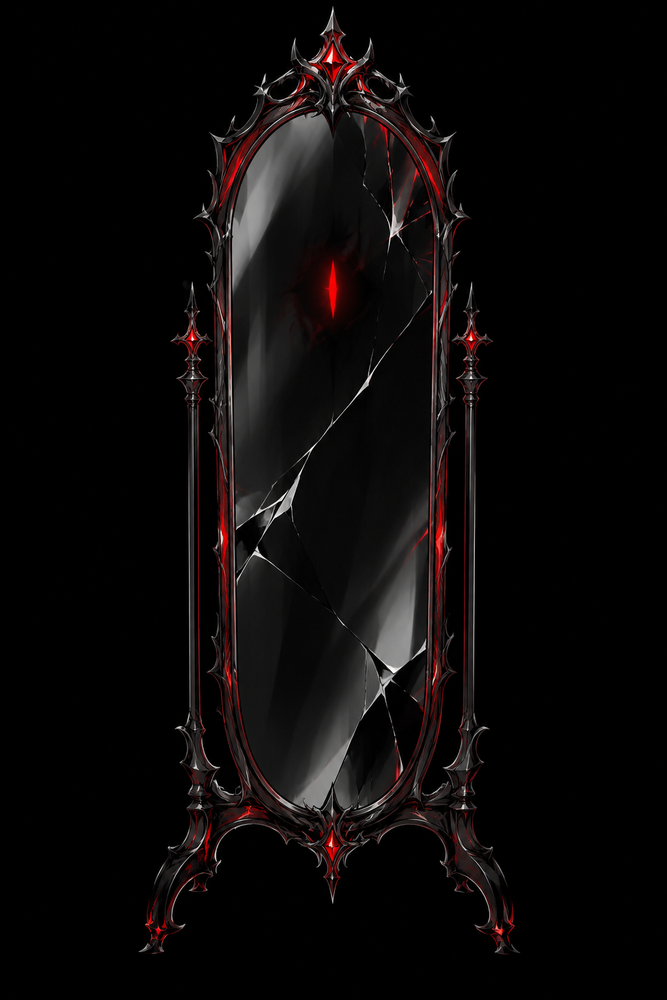
#> input picture art/obj/mirror_raw.png, 667 x 1000 px, shrunk from 1024 x 1536 before the run
$ python hue_lock.py ../art/obj/mirror_raw.png
#> lines starting #> are read from the running program, lines starting #| are printed output that depends on the picture
# -*- coding: utf-8 -*-
"""色相锁定：把彩色像素的色相吸附到允许的三个色相（0° / 89.4° / 196.2°），
保留原亮度与饱和度，不做去色。用于战斗大图（贴图不是纯色块，force_palette 会把它去色）。

用法：
    python tools/hue_lock.py <文件...> [--sat-min 0.18] [--dry]
"""
import sys
import colorsys
import numpy as np
from PIL import Image

ALLOWED = [0.0, 89.4 / 360.0, 196.2 / 360.0]
SAT_MIN = 0.04
CHROMA_MIN = 10


def nearest_hue(h):
    best, bd = ALLOWED[0], 9
    for a in ALLOWED:
        d = abs(h - a)
        d = min(d, 1 - d)
        if d < bd:
            bd, best = d, a
    return best


def run(path, dry=False):
#> called with path = '../art/obj/mirror_raw.png', dry = False
    im = Image.open(path).convert('RGBA')
    a = np.array(im).astype(np.float32) / 255.0
    rgb, alpha = a[:, :, :3], a[:, :, 3]
#> alpha: shape (1000, 667) float32; every value is 1
    mx = rgb.max(axis=2)
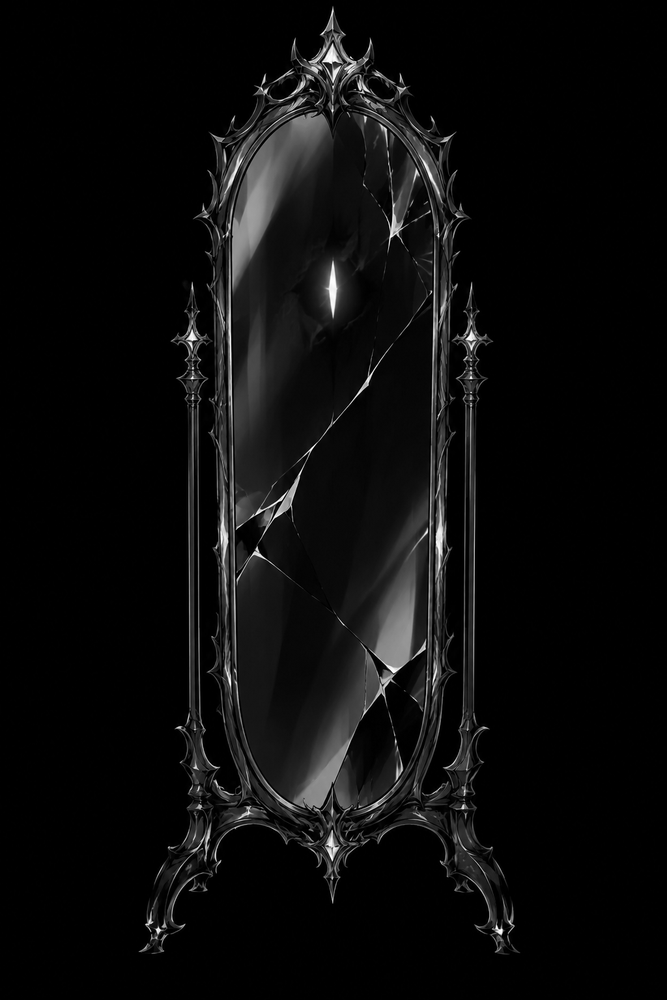
#> mx: shape (1000, 667) float32; min 0, max 1, mean 0.0463
    mn = rgb.min(axis=2)
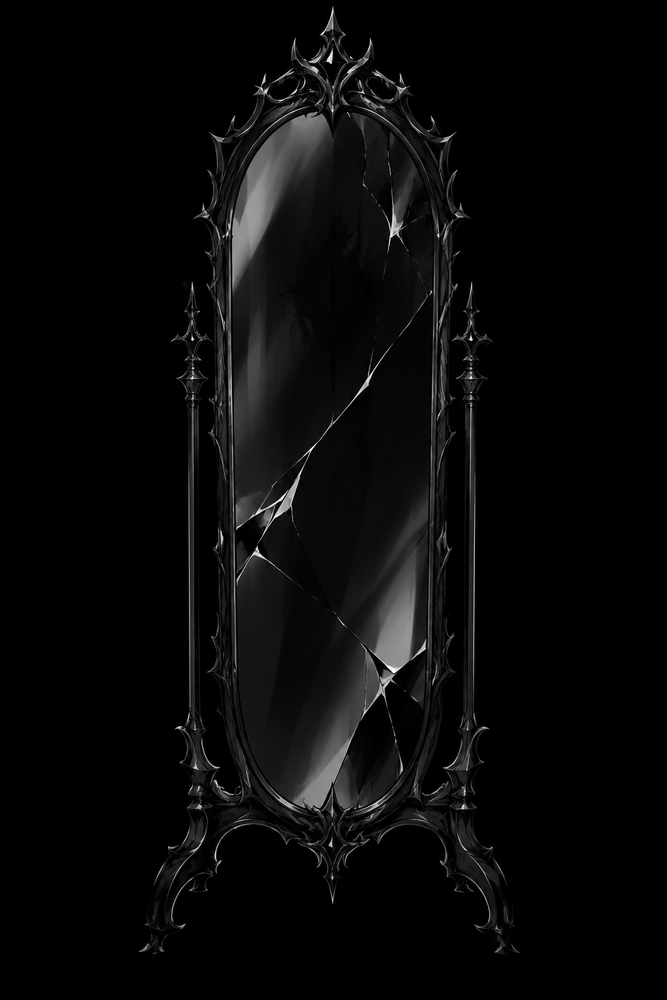
#> mn: shape (1000, 667) float32; min 0, max 1, mean 0.0346
    chroma = (mx - mn) * 255
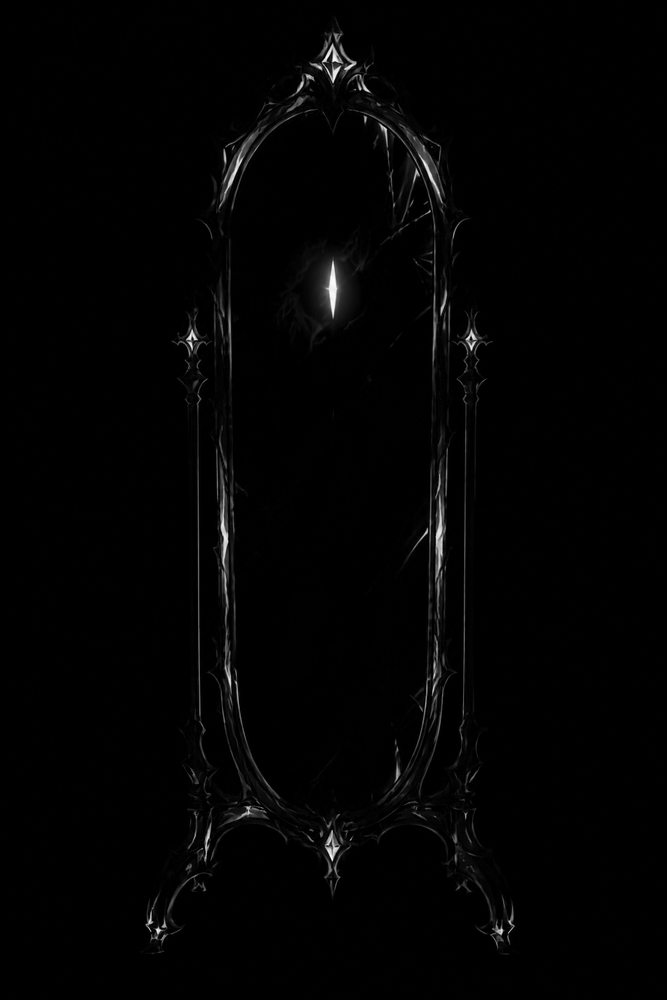
#> chroma: shape (1000, 667) float32; min 0, max 252, mean 3
    changed = 0
    h, w = chroma.shape
#> h = 1000; w = 667
    flat = rgb.reshape(-1, 3)
    out = flat.copy()
    idx = np.where((chroma.reshape(-1) > CHROMA_MIN) & (alpha.reshape(-1) > 0.05))[0]
    for i in idx:
        r, g, b = flat[i]
        hh, ll, ss = colorsys.rgb_to_hls(float(r), float(g), float(b))
        if ss < SAT_MIN:
            continue
        # 皮肤：橙粉色系且偏亮 → 收成中性灰（R=G=B）
        hue_deg = hh * 360.0
        if 5.0 <= hue_deg <= 50.0 and ll > 0.62 and ss < 0.55:
            out[i] = (ll, ll, ll)
            changed += 1
            continue
        nh = nearest_hue(hh)
        if abs(nh - hh) < 1e-4:
            continue
        nr, ng, nb = colorsys.hls_to_rgb(nh, ll, ss)
        out[i] = (nr, ng, nb)
        changed += 1
#> this loop made 36302 passes
#> (i, r, g, b, hh, ll, ss, hue_deg) on passes 2, 9, 18, 22, 26, 28, 30, 36, 38, 41, 44, 46: (11673, 0.165, 0.114, 0.114, 0, 0.139, 0.183, 0), (14342, 0.18, 0.137, 0.137, 0, 0.159, 0.136, 0), (17007, 0.816, 0.792, 0.769, 0.0833, 0.792, 0.113, 30), (17674, 0.835, 0.82, 0.792, 0.106, 0.814, 0.116, 38.18), (18341, 0.843, 0.831, 0.8, 0.121, 0.822, 0.121, 43.64), (18348, 0.2, 0.122, 0.122, 0, 0.161, 0.244, 0), (19008, 0.765, 0.71, 0.659, 0.0802, 0.712, 0.184, 28.89), (19681, 0.192, 0.145, 0.145, 0, 0.169, 0.14, 0), (19683, 0.239, 0.161, 0.161, 0, 0.2, 0.196, 0), (20346, 0.204, 0.161, 0.161, 0, 0.182, 0.118, 0), (20349, 0.227, 0.157, 0.157, 0, 0.192, 0.184, 0), (20351, 0.137, 0.0902, 0.0902, 0, 0.114, 0.207, 0)
#> (i, r, g, b, hh, ll, ss, hue_deg) on passes 1, 3, 4, 5, 6, 7: (11006, 0.216, 0.173, 0.176, 0.985, 0.194, 0.111, 354.5), (11674, 0.212, 0.161, 0.157, 0.0119, 0.184, 0.149, 4.29), (12341, 0.278, 0.196, 0.192, 0.00758, 0.235, 0.183, 2.73), (13008, 0.271, 0.2, 0.192, 0.0167, 0.231, 0.169, 6), (13009, 0.133, 0.0824, 0.0863, 0.987, 0.108, 0.236, 355.4), (13675, 0.224, 0.165, 0.161, 0.0104, 0.192, 0.163, 3.75)
    rgb2 = out.reshape(rgb.shape)
    res = np.concatenate([rgb2, alpha[:, :, None]], axis=2)
    img = Image.fromarray(np.clip(res * 255.0, 0, 255).astype(np.uint8), 'RGBA')
    if dry:
        print(path, '将改动像素', changed, '（dry run，未写盘）')
        return changed
    img.save(path)
    print(path, '色相吸附像素', changed)
#| ../art/obj/mirror_raw.png 色相吸附像素 28881
    return changed


if __name__ == '__main__':
    args = [x for x in sys.argv[1:] if not x.startswith('--')]
    dry = '--dry' in sys.argv
    for f in args:
        run(f, dry)
